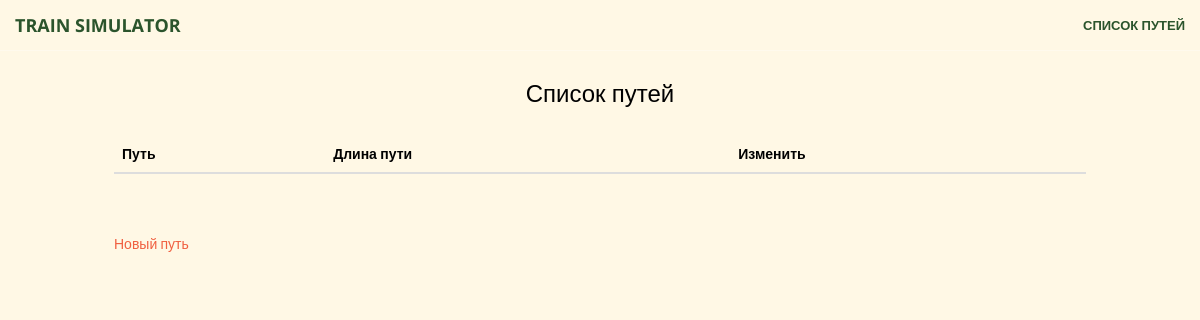
/, run on an earlier commit of the app's database.
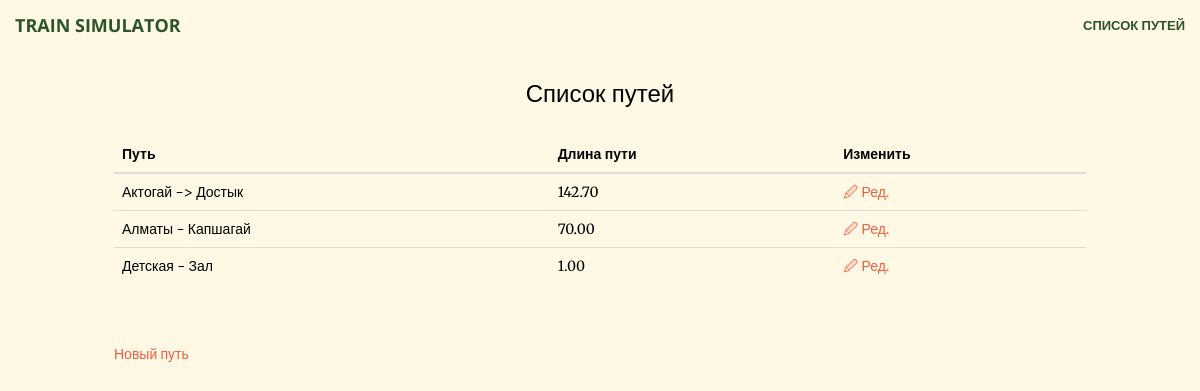
And on a later commit of the database.
### tutu/models.py (models this page shows, shortened)
class Track(models.Model):
    length = models.DecimalField(default=1000, max_digits=7, decimal_places=2) #in meters
    name = models.TextField(default="Старт-Финиш")
    start_name = models.TextField(default="Старт")

### tutu/views.py (the view)
# urls.py: url(r'^$', views.index, name="index"),
def index(request):
    tracks = Track.objects.all()
    context = {"tracks": tracks}
    return render(request, 'index.html', context)

### templates/index.html (shortened to what this page needs)
<!DOCTYPE html>
<html lang="en">
{% load static %}
<head>
    <link href="{% static "vendor/bootstrap/css/bootstrap.min.css" %}" rel="stylesheet">
    <link href="{% static "vendor/font-awesome/css/font-awesome.min.css" %}" rel="stylesheet" type="text/css">
    <link href="{% static "vendor/magnific-popup/magnific-popup.css" %}" rel="stylesheet">
    <link href="{% static "css/creative.min.css" %}" rel="stylesheet">
</head>
<body id="page-top" style="background: #fff8e5; color: black;">
<nav id="mainNav" class="navbar navbar-default navbar-fixed-top" style="color: black">
    <div class="container-fluid">
        <div class="navbar-header">
            <a class="navbar-brand page-scroll" href="#page-top" style="color: #2b542c;">Train Simulator</a>
        </div>
        <div class="collapse navbar-collapse" id="bs-example-navbar-collapse-1">
            <ul class="nav navbar-nav navbar-right">
                <li>
                    <a class="page-scroll" href="{% url "index" %}" style="color: #2b542c;">Список путей</a>
                </li>
            </ul>
        </div>
    </div>
</nav>
<div style="padding: 5%">
    <h3 style="text-align: center">Список путей</h3>
    <table width="100%" style="margin-top: 30px; margin-left: 5%; width: 90%" class="table">
        <thead>
        <tr>
            <th>Путь</th>
            <th>Длина пути</th>
            <th>Изменить</th>
        </tr>
        </thead>
        {% for track in tracks %}
            <tr>
                <td>
                    {{ track.name }}
                </td>
                <td>
                    {{ track.length }}
                </td>
                <td><a data-toggle="modal" href="{% url "edit_track" track.id %}" data-target="#myModal">🖉 Ред.</a>
                </td>
            </tr>
        {% endfor %}
    </table>
    <br><br>
    <div style="margin-left: 5%; margin-bottom: 40px">
        <a data-toggle="modal" href="{% url "new_track" %}" data-target="#myModal">Новый путь</a>
    </div>
</div>
</body>
</html>

What changed in the data, as far as the page shows it:
added Track: name "Актогай -> Достык", length "142.70"
added Track: name "Алматы - Капшагай", length "70.00"
added Track: name "Детская - Зал", length "1.00"
